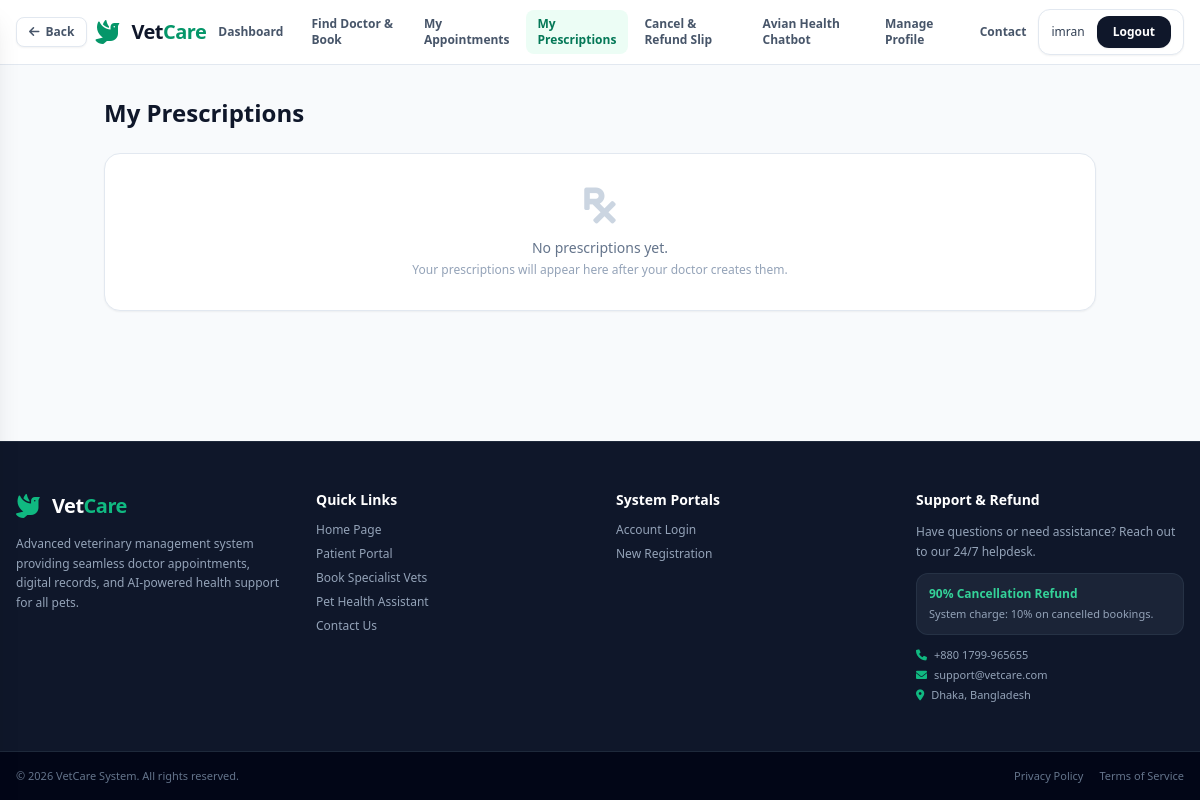
/my-prescriptions/ (signed in), run on an earlier commit of the app's database.
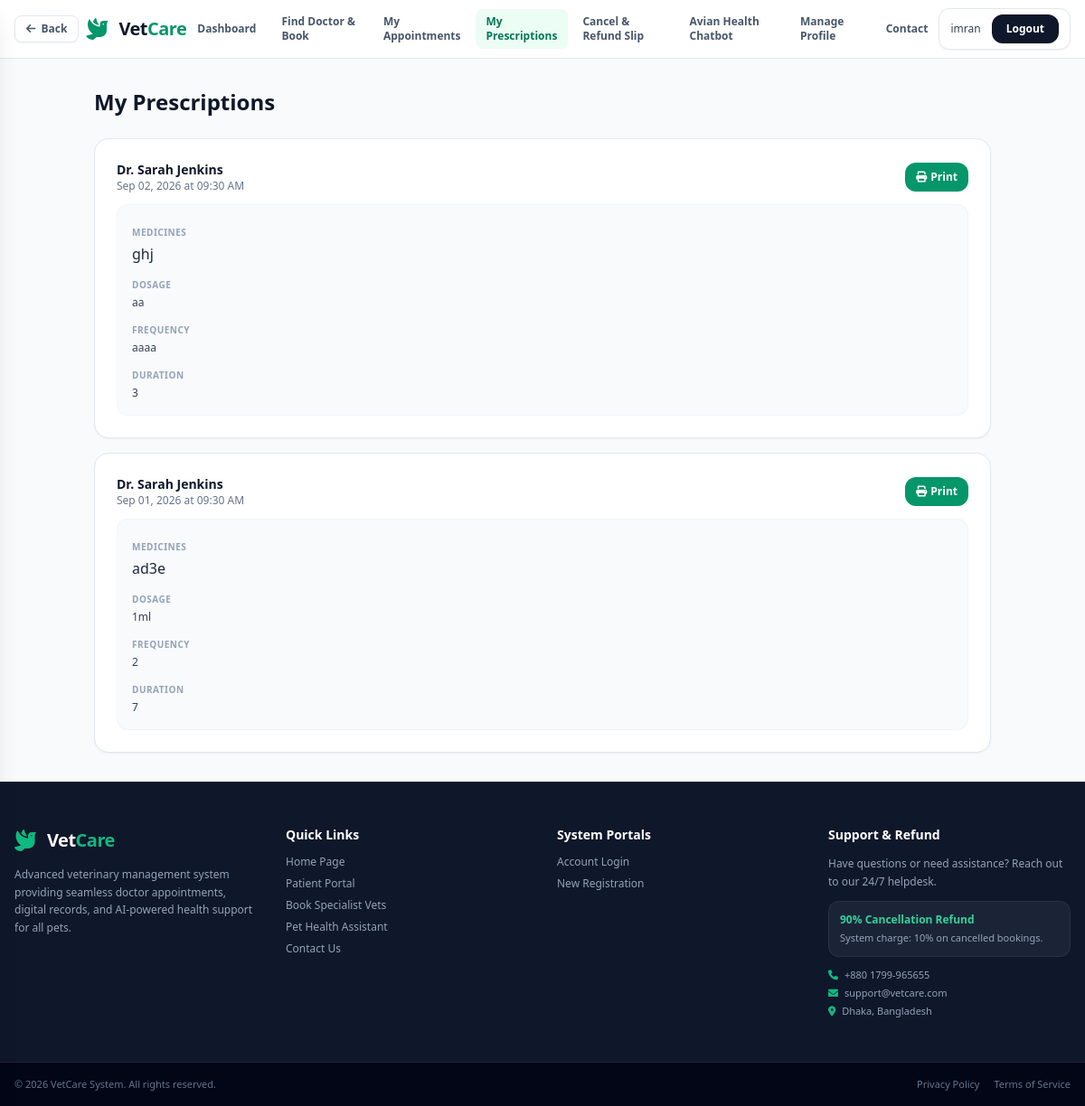
And on a later commit of the database.
### patient/models.py (models this page shows, shortened)
class MedicalHistory(models.Model):
    patient = models.ForeignKey(Patient, on_delete=models.CASCADE, related_name='medical_histories')
    appointment = models.ForeignKey('booking.Appointment', on_delete=models.SET_NULL, null=True, blank=True, related_name='medical_histories')
    diagnosis = models.TextField()
    notes = models.TextField(blank=True)
    medical_suggestion = models.TextField(blank=True)
    medicines = models.TextField(blank=True)
    dosage = models.TextField(blank=True)
    frequency = models.CharField(max_length=100, blank=True)
    duration = models.CharField(max_length=100, blank=True)
    date = models.DateField()
    created_at = models.DateTimeField(auto_now_add=True)

### booking/models.py (models this page shows, shortened)
class Appointment(models.Model):
    STATUS_CHOICES = (
        ('PENDING', 'Pending'),
        ('CONFIRMED', 'Confirmed'),
        ('COMPLETED', 'Completed'),
        ('CANCELLED', 'Cancelled'),
    )
    patient = models.ForeignKey('patient.Patient', on_delete=models.CASCADE, related_name='appointments')
    doctor = models.ForeignKey('vet.Doctor', on_delete=models.CASCADE, related_name='appointments')
    date = models.DateField()
    time = models.TimeField()
    status = models.CharField(max_length=20, choices=STATUS_CHOICES, default='PENDING')
    fee = models.DecimalField(max_digits=8, decimal_places=2, default=1500.00)
    notes = models.TextField(blank=True)
    created_at = models.DateTimeField(auto_now_add=True)
    updated_at = models.DateTimeField(auto_now=True)
    class Meta:
        ordering = ['-date', '-time']

### vet/models.py (models this page shows, shortened)
class Doctor(models.Model):
    user = models.OneToOneField(settings.AUTH_USER_MODEL, on_delete=models.CASCADE, related_name='doctor_profile')
    specialty = models.CharField(max_length=100)
    experience_years = models.IntegerField(default=0)
    qualification = models.CharField(max_length=200, blank=True)
    license_number = models.CharField(max_length=50, blank=True)
    consultation_fee = models.DecimalField(max_digits=8, decimal_places=2, default=1500.00)
    bio = models.TextField(blank=True)
    is_active = models.BooleanField(default=True)
    created_at = models.DateTimeField(auto_now_add=True)

### accounts/models.py (models this page shows, shortened)
class User(AbstractUser):
    ROLE_CHOICES = (
        ('PATIENT', 'Patient'),
        ('DOCTOR', 'Doctor'),
        ('ADMIN', 'Admin'),
    )
    role = models.CharField(max_length=20, choices=ROLE_CHOICES, default='PATIENT')
    phone = models.CharField(max_length=20, blank=True)
    country_code = models.CharField(max_length=5, default='+880', blank=True)
    address = models.TextField(blank=True)
    created_at = models.DateTimeField(auto_now_add=True)

### patient/views.py (the view)
# urls.py: path('my-prescriptions/', views.my_prescriptions, name='my_prescriptions'),
@login_required
def my_prescriptions(request):
    if request.user.role != 'PATIENT':
        return render(request, '403.html', status=403)
    from datetime import datetime
    selected_date_str = request.GET.get('date', '').strip()
    selected_date = None
    if selected_date_str:
        try:
            selected_date = datetime.strptime(selected_date_str, '%Y-%m-%d').date()
        except ValueError:
            selected_date = None
    try:
        patient = request.user.patient_profile
        prescriptions = MedicalHistory.objects.filter(
            patient=patient
        ).select_related('appointment__doctor__user').order_by('-date', '-created_at')
        if selected_date is not None:
            prescriptions = prescriptions.filter(date=selected_date)
    except Patient.DoesNotExist:
        patient = None
        prescriptions = []
    context = {
        'patient': patient,
        'prescriptions': prescriptions,
        'selected_date': selected_date_str,
    }
    return render(request, 'my_prescriptions.html', context)

### vetcure/templates/my_prescriptions.html (shortened to what this page needs)
{% extends 'base.html' %}
{% block content %}
<div class="flex-grow max-w-5xl w-full mx-auto px-4 py-8">
    <h1 class="text-2xl font-bold text-slate-900 mb-6">My Prescriptions</h1>
    {% if prescriptions %}
    <div class="space-y-4">
        {% for prescription in prescriptions %}
        <div class="bg-white p-6 rounded-2xl border border-slate-200 shadow-sm space-y-3">
            <div class="flex flex-wrap items-center justify-between gap-3">
                <div>
                    <h3 class="font-bold text-slate-900 text-sm">
                        {% if prescription.appointment %}
                            Dr. {{ prescription.appointment.doctor.user.get_full_name }}
                        {% else %}
                            General Consultation
                        {% endif %}
                    </h3>
                    <p class="text-xs text-slate-500">
                        {{ prescription.date|date:"M d, Y" }}
                        {% if prescription.appointment %}
                        at {{ prescription.appointment.time|time:"h:i A" }}
                        {% endif %}
                    </p>
                </div>
                <div class="flex gap-2">
                    <a href="{% url 'print_prescription' prescription.id %}" target="_blank" class="inline-flex items-center gap-1 bg-emerald-600 hover:bg-emerald-700 text-white text-xs font-semibold px-3 py-2 rounded-xl transition">
                        <i class="fa-solid fa-print"></i> Print
                    </a>
                </div>
            </div>
            <div class="bg-slate-50 p-4 rounded-xl border border-slate-100 space-y-2">
                {% if prescription.medicines %}
                <div>
                    <span class="text-[10px] font-bold text-slate-400 uppercase tracking-wider">Medicines</span>
                    <p class="text-xs text-slate-700 mt-0.5">{{ prescription.medicines|linebreaks }}</p>
                </div>
                {% endif %}
                {% if prescription.dosage %}
                <div>
                    <span class="text-[10px] font-bold text-slate-400 uppercase tracking-wider">Dosage</span>
                    <p class="text-xs text-slate-700 mt-0.5">{{ prescription.dosage }}</p>
                </div>
                {% endif %}
                {% if prescription.frequency %}
                <div>
                    <span class="text-[10px] font-bold text-slate-400 uppercase tracking-wider">Frequency</span>
                    <p class="text-xs text-slate-700 mt-0.5">{{ prescription.frequency }}</p>
                </div>
                {% endif %}
                {% if prescription.duration %}
                <div>
                    <span class="text-[10px] font-bold text-slate-400 uppercase tracking-wider">Duration</span>
                    <p class="text-xs text-slate-700 mt-0.5">{{ prescription.duration }}</p>
                </div>
                {% endif %}
            </div>
        </div>
        {% endfor %}
    </div>
    {% else %}
    <div class="bg-white p-8 rounded-2xl border border-slate-200 shadow-sm text-center">
        <i class="fa-solid fa-prescription text-4xl text-slate-300 mb-3"></i>
        <p class="text-slate-500 text-sm">No prescriptions yet.</p>
        <p class="text-slate-400 text-xs mt-1">Your prescriptions will appear here after your doctor creates them.</p>
    </div>
    {% endif %}
</div>
{% endblock %}

What changed in the data, as far as the page shows it:
added MedicalHistory: appointment.doctor.user.get_full_name "Sarah Jenkins", date "Sep 02, 2026", appointment.time "09:30 AM", medicines "ghj", dosage "aa", frequency "aaaa", duration "3"
added MedicalHistory: appointment.doctor.user.get_full_name "Sarah Jenkins", date "Sep 01, 2026", appointment.time "09:30 AM", medicines "ad3e", dosage "1ml", frequency "2", duration "7"
Also different on the page:
text no longer shown: "No prescriptions yet. Your prescriptions will appear here after your doctor creates them."
